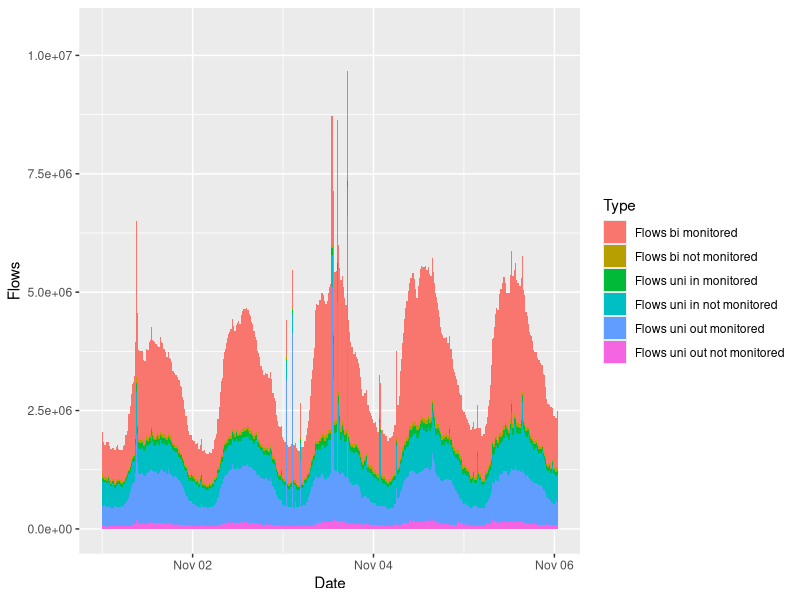
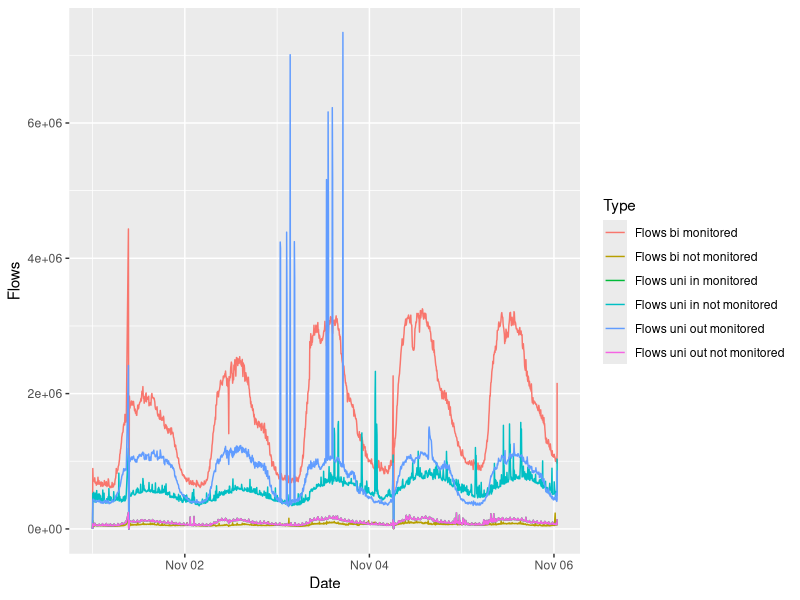
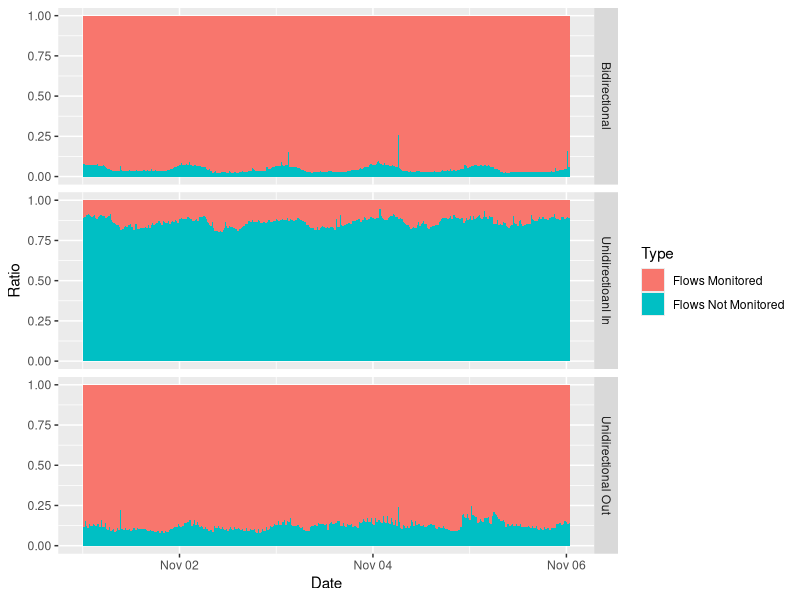
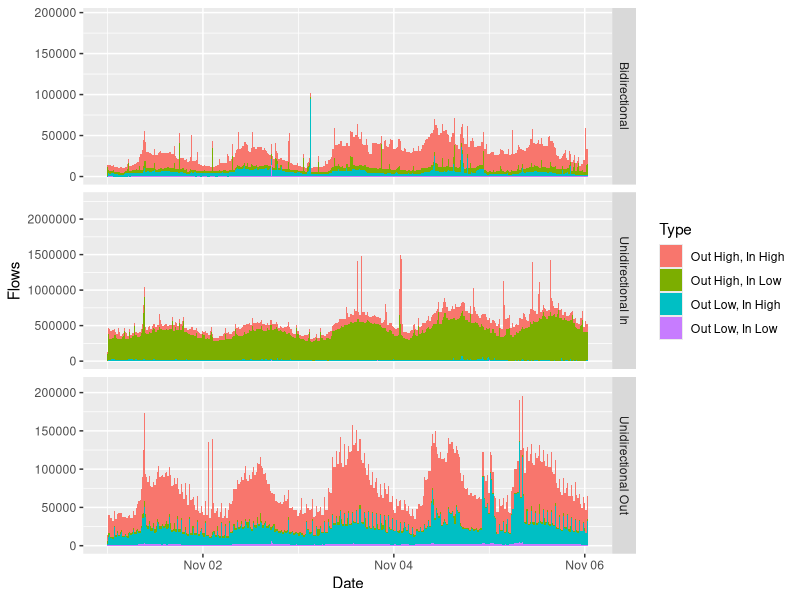
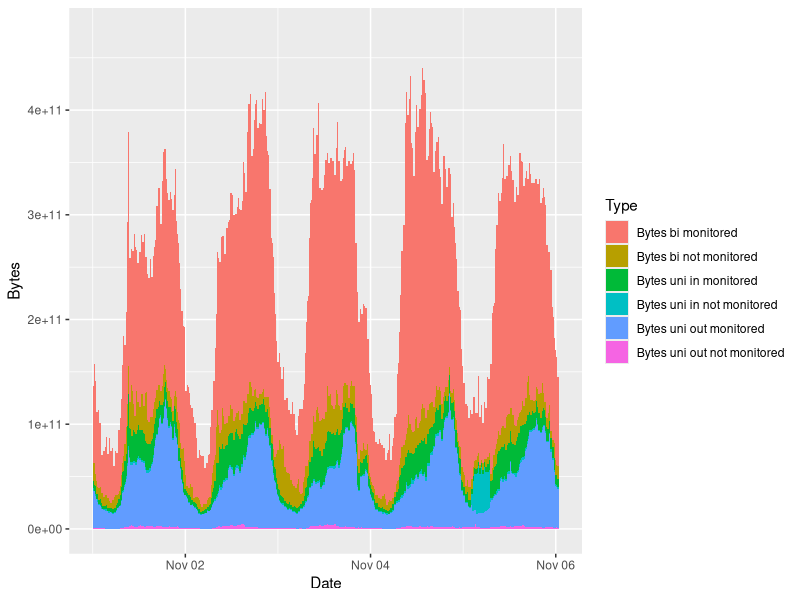
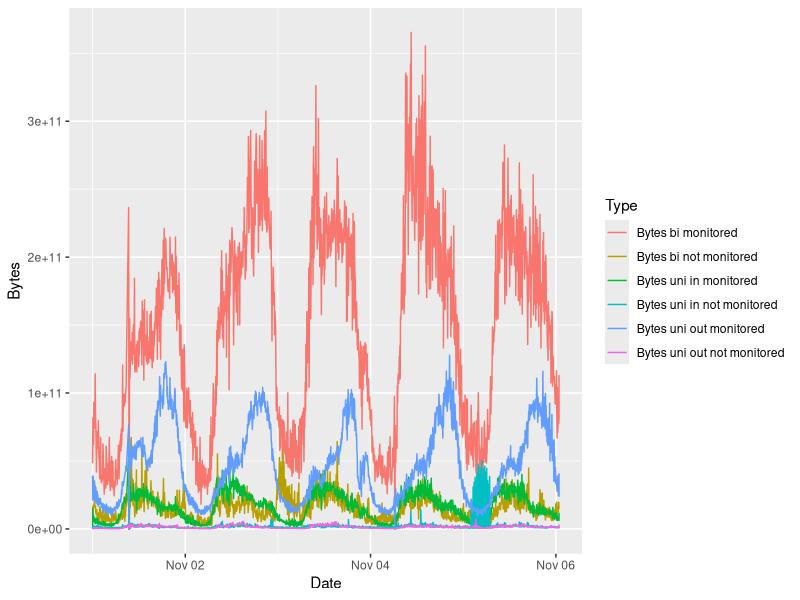
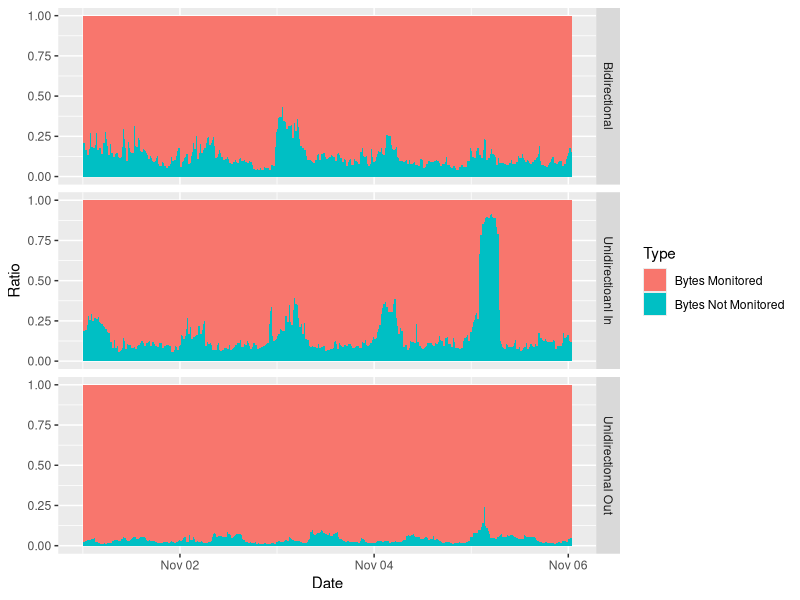
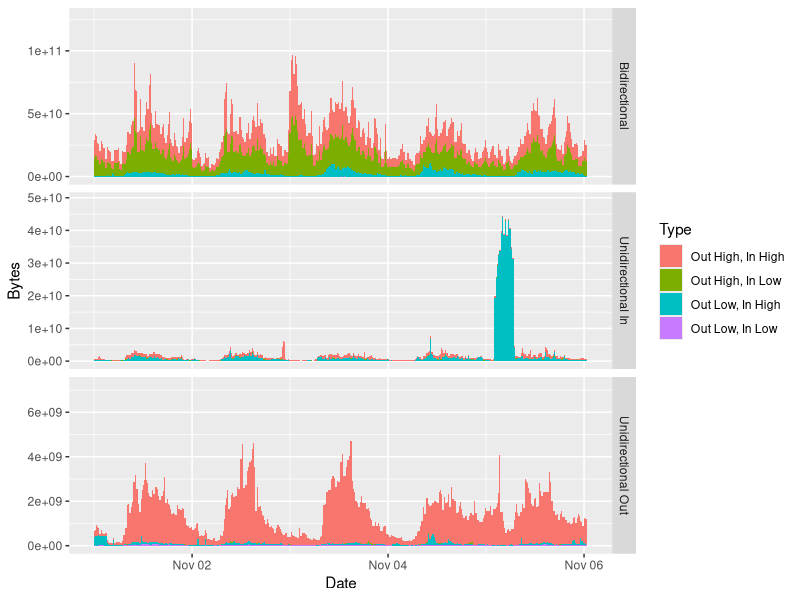

Recreate these plots in R, in order.
#!/usr/bin/rinterp

library("ggplot2")
data <- read.csv("traffic_stats_all.csv", sep=',')

flow_stats <- rbind(
    data.frame(Type="Flows bi monitored", time=data$Time, Flows=data$FlowsBiMonitored),
    data.frame(Type="Flows bi not monitored", time=data$Time, Flows=data$FlowsBiNotMonitored),
    data.frame(Type="Flows uni out monitored", time=data$Time, Flows=data$FlowsUniOutMonitored),
    data.frame(Type="Flows uni out not monitored", time=data$Time, Flows=data$FlowsUniOutNotMonitored),
    data.frame(Type="Flows uni in monitored", time=data$Time, Flows=data$FlowsUniInMonitored),
    data.frame(Type="Flows uni in not monitored", time=data$Time, Flows=data$FlowsUniInNotMonitored)
)
# add a human readable date for the plot
flow_stats$Date <- as.POSIXct(flow_stats$time, origin="1970-1-1")

#create the flow by Type plot
p <- ggplot(flow_stats, aes(Date, Flows, fill=Type)) + geom_area()
# For labeling the axis use scale_y_continuous(name="Flows by Type")
ggsave(file="Flows_by_type_area.pdf",width=12, height=8,dpi=300)
p <- ggplot(flow_stats, aes(Date, Flows, color=Type)) + geom_line()
ggsave(file="Flows_by_type_lines.pdf",width=12, height=8,dpi=300)

# create the ratio plots
ratios <- rbind(
    data.frame(direction="Bidirectional", Type="Flows Monitored", time=data$Time, Ratio=(data$FlowsBiMonitored/(data$FlowsBiMonitored+data$FlowsBiNotMonitored))),
    data.frame(direction="Bidirectional", Type="Flows Not Monitored", time=data$Time, Ratio=data$FlowsBiNotMonitored/(data$FlowsBiMonitored+data$FlowsBiNotMonitored)),
    data.frame(direction="Unidirectional Out", Type="Flows Monitored", time=data$Time, Ratio=data$FlowsUniOutMonitored/(data$FlowsUniOutMonitored+data$FlowsUniOutNotMonitored)),
    data.frame(direction="Unidirectional Out", Type="Flows Not Monitored", time=data$Time, Ratio=data$FlowsUniOutNotMonitored/(data$FlowsUniOutMonitored+data$FlowsUniOutNotMonitored)),
    data.frame(direction="Unidirectioanl In", Type="Flows Monitored", time=data$Time, Ratio=data$FlowsUniInMonitored/(data$FlowsUniInMonitored+data$FlowsUniInNotMonitored)),
    data.frame(direction="Unidirectioanl In", Type="Flows Not Monitored", time=data$Time, Ratio=data$FlowsUniInNotMonitored/(data$FlowsUniInMonitored+data$FlowsUniInNotMonitored))
)
ratios$Date <- as.POSIXct(ratios$time, origin="1970-1-1")

p <- ggplot(ratios, aes(Date, Ratio, fill=Type)) + geom_area(position = 'stack') + facet_grid(direction ~ ., scales="free_y") + ylim(0,1)
ggsave(file="Flows_monitor_ratio_by_type.pdf",width=12, height=10, dpi=300)

# Port Heuristical Plots of unmonitored Flows
ports <- rbind(
    data.frame(direction="Bidirectional", Type="Out High, In High", time=data$Time, Flows=data$FlowsBiNMOutHighInHigh),
    data.frame(direction="Bidirectional", Type="Out High, In Low", time=data$Time, Flows=data$FlowsBiNMOutHighInLow),
    data.frame(direction="Bidirectional", Type="Out Low, In Low", time=data$Time, Flows=data$FlowsBiNMOutLowInLow),
    data.frame(direction="Bidirectional", Type="Out Low, In High", time=data$Time, Flows=data$FlowsBiNMOutLowInHigh),
    data.frame(direction="Unidirectional Out", Type="Out High, In High", time=data$Time, Flows=data$FlowsUniOutNMOutHighInHigh),
    data.frame(direction="Unidirectional Out", Type="Out High, In Low", time=data$Time, Flows=data$FlowsUniOutNMOutHighInLow),
    data.frame(direction="Unidirectional Out", Type="Out Low, In Low", time=data$Time, Flows=data$FlowsUniOutNMOutLowInLow),
    data.frame(direction="Unidirectional Out", Type="Out Low, In High", time=data$Time, Flows=data$FlowsUniOutNMOutLowInHigh),
    data.frame(direction="Unidirectional In", Type="Out High, In High", time=data$Time, Flows=data$FlowsUniInNMOutHighInHigh),
    data.frame(direction="Unidirectional In", Type="Out High, In Low", time=data$Time, Flows=data$FlowsUniInNMOutHighInLow),
    data.frame(direction="Unidirectional In", Type="Out Low, In Low", time=data$Time, Flows=data$FlowsUniInNMOutLowInLow),
    data.frame(direction="Unidirectional In", Type="Out Low, In High", time=data$Time, Flows=data$FlowsUniInNMOutLowInHigh)
)
ports$Date <- as.POSIXct(ports$time, origin="1970-1-1")
p <- ggplot(ports, aes(Date, Flows, fill=Type)) + geom_area(position = 'stack') + facet_grid(direction ~ ., scales="free_y")
ggsave(file="Flows_unmonitored_by_port.pdf", width=12, height=10, dpi=300)


# and the same stuff for Bytes

flow_stats <- rbind(
    data.frame(Type="Bytes bi monitored", time=data$Time, Bytes=data$BytesBiMonitored),
    data.frame(Type="Bytes bi not monitored", time=data$Time, Bytes=data$BytesBiNotMonitored),
    data.frame(Type="Bytes uni out monitored", time=data$Time, Bytes=data$BytesUniOutMonitored),
    data.frame(Type="Bytes uni out not monitored", time=data$Time, Bytes=data$BytesUniOutNotMonitored),
    data.frame(Type="Bytes uni in monitored", time=data$Time, Bytes=data$BytesUniInMonitored),
    data.frame(Type="Bytes uni in not monitored", time=data$Time, Bytes=data$BytesUniInNotMonitored)
)
# add a human readable date for the plot
flow_stats$Date <- as.POSIXct(flow_stats$time, origin="1970-1-1")

#create the flow by Type plot
p <- ggplot(flow_stats, aes(Date, Bytes, fill=Type)) + geom_area()
ggsave(file="Bytes_by_type_area.pdf",width=12, height=8,dpi=300)
p <- ggplot(flow_stats, aes(Date, Bytes, color=Type)) + geom_line()
ggsave(file="Bytes_by_type_lines.pdf",width=12, height=8,dpi=300)

# create the ratio plots
ratios <- rbind(
    data.frame(direction="Bidirectional", Type="Bytes Monitored", time=data$Time, Ratio=(data$BytesBiMonitored/(data$BytesBiMonitored+data$BytesBiNotMonitored))),
    data.frame(direction="Bidirectional", Type="Bytes Not Monitored", time=data$Time, Ratio=data$BytesBiNotMonitored/(data$BytesBiMonitored+data$BytesBiNotMonitored)),
    data.frame(direction="Unidirectional Out", Type="Bytes Monitored", time=data$Time, Ratio=data$BytesUniOutMonitored/(data$BytesUniOutMonitored+data$BytesUniOutNotMonitored)),
    data.frame(direction="Unidirectional Out", Type="Bytes Not Monitored", time=data$Time, Ratio=data$BytesUniOutNotMonitored/(data$BytesUniOutMonitored+data$BytesUniOutNotMonitored)),
    data.frame(direction="Unidirectioanl In", Type="Bytes Monitored", time=data$Time, Ratio=data$BytesUniInMonitored/(data$BytesUniInMonitored+data$BytesUniInNotMonitored)),
    data.frame(direction="Unidirectioanl In", Type="Bytes Not Monitored", time=data$Time, Ratio=data$BytesUniInNotMonitored/(data$BytesUniInMonitored+data$BytesUniInNotMonitored))
)
ratios$Date <- as.POSIXct(ratios$time, origin="1970-1-1")

p <- ggplot(ratios, aes(Date, Ratio, fill=Type)) + geom_area(position = 'stack') + facet_grid(direction ~ ., scales="free_y") + ylim(0,1)
ggsave(file="Bytes_monitor_ratio_by_type.pdf",width=12, height=10, dpi=300)

# Port Heuristical Plots of unmonitored Bytes
ports <- rbind(
    data.frame(direction="Bidirectional", Type="Out High, In High", time=data$Time, Bytes=data$BytesBiNMOutHighInHigh),
    data.frame(direction="Bidirectional", Type="Out High, In Low", time=data$Time, Bytes=data$BytesBiNMOutHighInLow),
    data.frame(direction="Bidirectional", Type="Out Low, In Low", time=data$Time, Bytes=data$BytesBiNMOutLowInLow),
    data.frame(direction="Bidirectional", Type="Out Low, In High", time=data$Time, Bytes=data$BytesBiNMOutLowInHigh),
    data.frame(direction="Unidirectional Out", Type="Out High, In High", time=data$Time, Bytes=data$BytesUniOutNMOutHighInHigh),
    data.frame(direction="Unidirectional Out", Type="Out High, In Low", time=data$Time, Bytes=data$BytesUniOutNMOutHighInLow),
    data.frame(direction="Unidirectional Out", Type="Out Low, In Low", time=data$Time, Bytes=data$BytesUniOutNMOutLowInLow),
    data.frame(direction="Unidirectional Out", Type="Out Low, In High", time=data$Time, Bytes=data$BytesUniOutNMOutLowInHigh),
    data.frame(direction="Unidirectional In", Type="Out High, In High", time=data$Time, Bytes=data$BytesUniInNMOutHighInHigh),
    data.frame(direction="Unidirectional In", Type="Out High, In Low", time=data$Time, Bytes=data$BytesUniInNMOutHighInLow),
    data.frame(direction="Unidirectional In", Type="Out Low, In Low", time=data$Time, Bytes=data$BytesUniInNMOutLowInLow),
    data.frame(direction="Unidirectional In", Type="Out Low, In High", time=data$Time, Bytes=data$BytesUniInNMOutLowInHigh)
)
ports$Date <- as.POSIXct(ports$time, origin="1970-1-1")
p <- ggplot(ports, aes(Date, Bytes, fill=Type)) + geom_area(position = 'stack') + facet_grid(direction ~ ., scales="free_y")
ggsave(file="Bytes_unmonitored_by_port.pdf", width=12, height=10, dpi=300)
